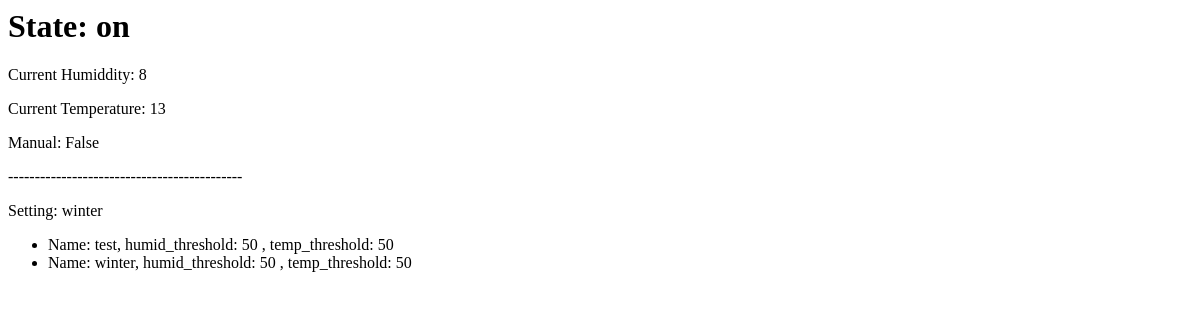
Before: / with the older database file.
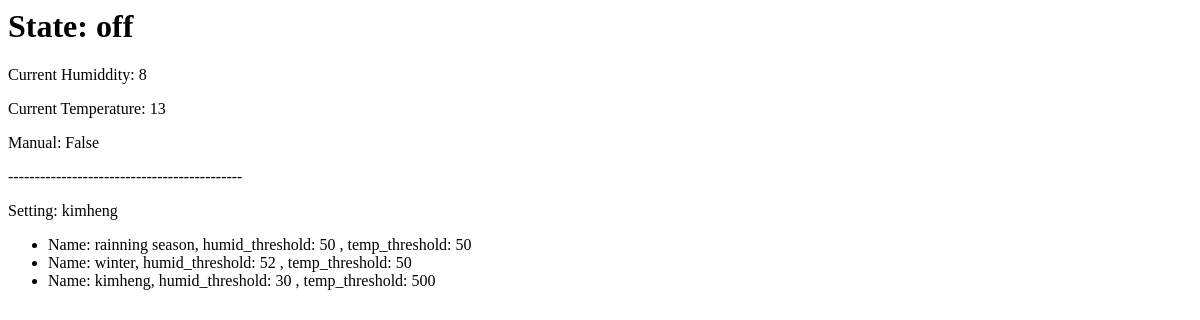
After: the same page with the newer database file.
### root/models.py (models this page shows, shortened)
class State(models.Model):
	state = models.CharField(max_length=10, default='on')
	using_setting = models.CharField(max_length=100, default = '')
	cur_humid = models.IntegerField(default = -100)
	cur_temp = models.IntegerField(default = -100)
	manual = models.BooleanField(default = False)

class Setting(models.Model):
	humid_threshold = models.IntegerField(default=50)
	temp_threshold = models.IntegerField(default=50)
	name = models.CharField(max_length=100)

### root/views.py (the view)
# urls.py: path('', views.index, name='index'),
def index(request):
	settings = Setting.objects.all()
	state = State.objects.all()[0]
	context = {
		'state' : state,
		'settings' : settings,
    }
	return render(request, 'root/index.html', context)

### root/templates/root/index.html
{% if state %}
    <h1>State: {{state.state}}</h1>
    <p>Current Humiddity: {{state.cur_humid}}</p>
    <p>Current Temperature: {{state.cur_temp}}</p>
    <p>Manual: {{state.manual}}</p>
    <p>--------------------------------------------</p>
	<p>Setting: {{state.using_setting}}</p>
{% else %}
    <p>There are no state.</p>
{% endif %}
{% if settings %}
    <ul>
    {% for setting in settings %}
        <li>Name: {{setting.name}}, humid_threshold: {{setting.humid_threshold}}
        , temp_threshold: {{setting.temp_threshold}}</li>
    {% endfor %}
    </ul>
{% else %}
    <p>There are no setting.</p>
{% endif %}

Changed rows visible on the page:
changed State "False": state "on" → "off"; using_setting "winter" → "kimheng"
changed Setting: name "test" → "rainning season"
changed Setting "winter": humid_threshold "50" → "52"
added Setting: name "kimheng", humid_threshold "30", temp_threshold "500"
